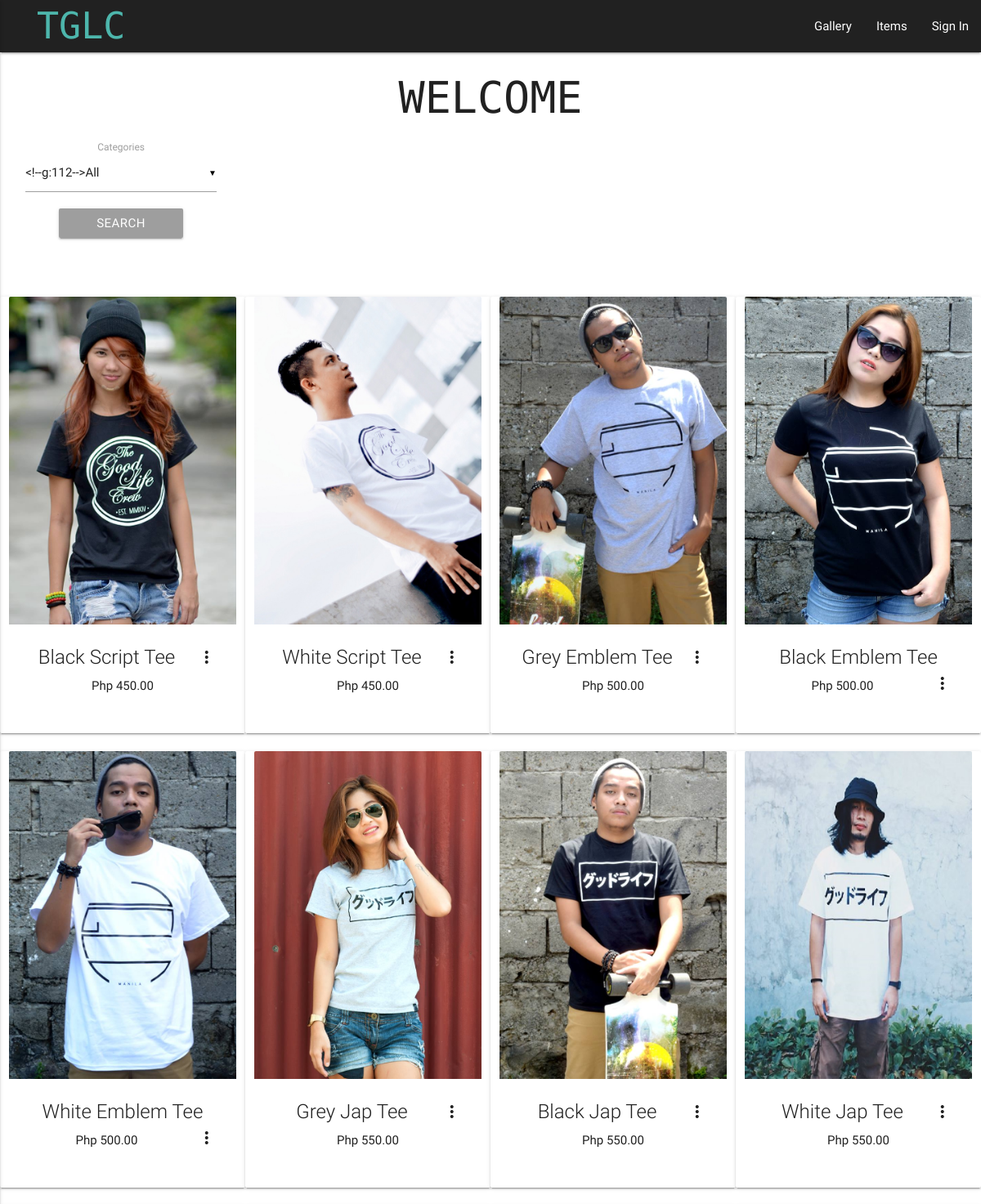
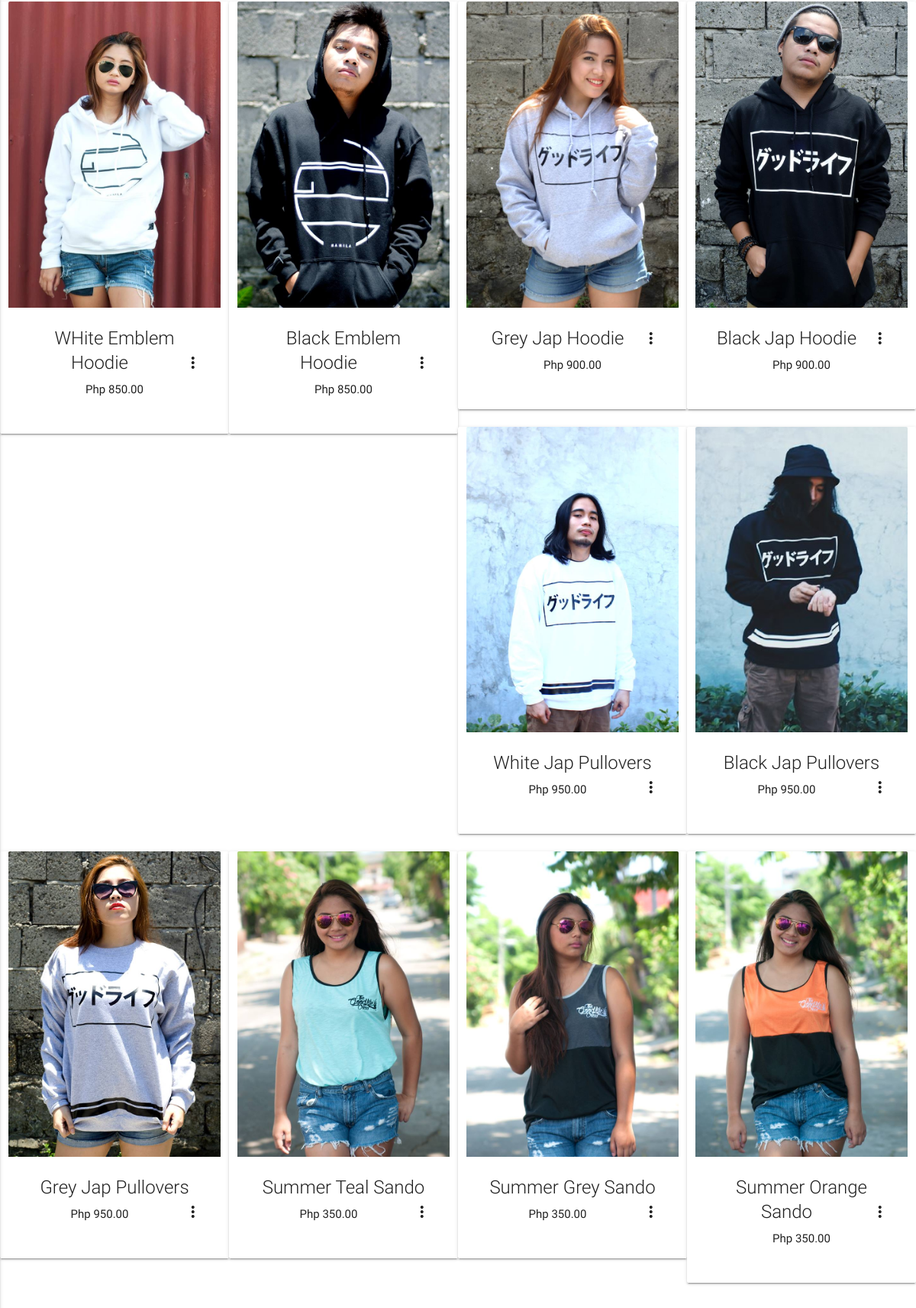
The page /items.php (upper part) on the database its author committed (2 pictures, top to bottom).
### tables this page shows
CREATE TABLE `items` (
  `id` int(11) NOT NULL,
  `name` varchar(255) NOT NULL,
  `description` varchar(255) NOT NULL,
  `image` varchar(255) NOT NULL,
  `price` decimal(65,2) NOT NULL,
  `category_id` int(11) NOT NULL
);

### items.php (the view, shortened to what this page needs)
<link rel="stylesheet" type="text/css" href="assets/css/style.css">
<?php
function display_content(){
require 'connection.php';
?>
<h2 class="center-align" style="font-family: 'Monoton', cursive;">WELCOME</h2>
<div class="row">
	<div class="col xs12 l8 itemBtns" style="padding-left: 20px;">
		<?php
		$filter = isset($_GET['category']) ? $_GET['category'] : 'All';
			echo "<div class='col xs12 l4 center-align'>";
			echo "<label>Categories</label>";
			echo "<form><select name='category' class='browser-default1'>";
		echo "</select>";
		echo "<button class='btn grey btnSearch'>Search</button></form><br><br>";
		echo "</div>";
		echo "</div>";
		echo "<div class='col xs12 l4 btnAddItem'>";
		?>
	</div>
</div>
<div class="row">
<?php
$sql = "SELECT * FROM items";
$result = mysqli_query($conn,$sql);
while($item = mysqli_fetch_assoc($result)) {
	if($filter == 'All' || $item['category_id'] == $filter){ ?>
		<div class="card hoverable col s12 l3">
	    	<div class="card-image waves-effect waves-block waves-light">
	      		<img class="activator" src="<?php echo $item['image']; ?>">
	    	</div>
		    <div class="card-content">
		      <span class="card-title activator grey-text text-darken-4 center-align"><?php echo $item['name']; ?><i class="material-icons right">more_vert</i></span>
		      <div class="center-align">Php <?php echo $item['price']; ?></div><br>
		    </div>
	  	</div>
	<?php }
	 } ?>
	</div>
<?php
}
require "template.php";
?>

### template.php (shortened to what this page needs)
<!DOCTYPE html>
<html>
<head>
<?php require "partials/head.php";?>
</head>
<body>
<?php require "partials/navigation.php";?>
<main>
	<?php display_content();?>
</main>
<?php require "partials/footer.php"; ?>
</body>
</html>

### partials/head.php (shortened to what this page needs)
<link rel="stylesheet" type="text/css" href="materialize/css/materialize.css">
<link rel="stylesheet" type="text/css" href="materialize/css/materialize.min.css">

### partials/navigation.php (shortened to what this page needs)
<div class="navbar-fixed">
  <nav>
    <div class="nav-wrapper">
        <a href="index.php" class="header center-align teal-text text-lighten-2" >TGLC</a>
        <ul class="right hide-on-med-and-down">
          <li><a href="gallery.php">Gallery</a></li>
          <li><a href="items.php">Items</a></li>
          <?php if(isset($_SESSION['name'])){
            }else{
              ?>
              <li><a href="register.php">Sign In</a></li>
              <?php
            }
          ?>
        </ul>
    </div>
  </nav>
</div>

### partials/footer.php (shortened to what this page needs)
<link rel="stylesheet" type="text/css" href="assets/css/style.css">

### assets/css/style.css (style rules this page uses)
* { margin: 0; padding: 0px; box-sizing: border-box; }
nav { background-color: #212121 !important; }
.card { width: 300px; }
.btnSearch { width: 65%!important; }

### partials/navigation.php (style rules this page uses)
.nav-wrapper .header { font-family: 'Monoton', cursive; margin: 45px; font-size: 3em; }

### rows shown on the page
items: image (picture), name "Black Script Tee", price "450.00"
items: image (picture), name "White Script Tee", price "450.00"
items: image (picture), name "Grey Emblem Tee", price "500.00"
items: image (picture), name "Black Emblem Tee", price "500.00"
items: image (picture), name "White Emblem Tee", price "500.00"
items: image (picture), name "Grey Jap Tee", price "550.00"
items: image (picture), name "Black Jap Tee", price "550.00"
items: image (picture), name "White Jap Tee", price "550.00"
items: image (picture), name "WHite Emblem Hoodie", price "850.00"
items: image (picture), name "Black Emblem Hoodie", price "850.00"
items: image (picture), name "Grey Jap Hoodie", price "900.00"
items: image (picture), name "Black Jap Hoodie", price "900.00"
items: image (picture), name "White Jap Pullovers", price "950.00"
items: image (picture), name "Black Jap Pullovers", price "950.00"
items: image (picture), name "Grey Jap Pullovers", price "950.00"
items: image (picture), name "Summer Teal Sando", price "350.00"
items: image (picture), name "Summer Grey Sando", price "350.00"
items: image (picture), name "Summer Orange Sando", price "350.00"
